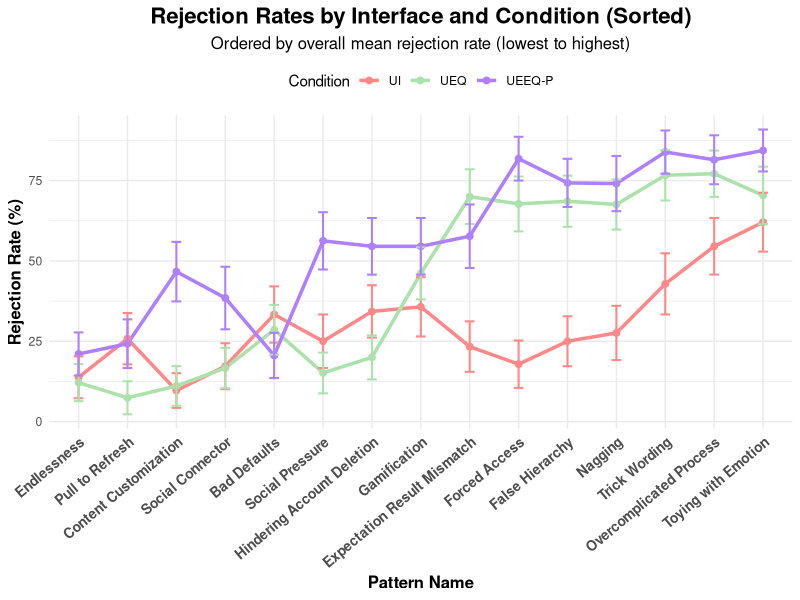

Reproduce this figure in R.
# Interface Rejection Trends by Condition (Sorted by Overall Rejection Rate)
# Line plot with error bars, pattern names as x-axis labels

library(dplyr)
library(ggplot2)
library(tidyr)

cat("=== CREATING INTERFACE REJECTION TRENDS LINE PLOT (SORTED) ===\n")

# Pattern names for each interface
pattern_names <- c(
  "Bad Defaults",           # UI 1
  "Content Customization",  # UI 2 
  "Endlessness",           # UI 3
  "Expectation Result Mismatch", # UI 4
  "False Hierarchy",       # UI 5
  "Forced Access",         # UI 6
  "Gamification",          # UI 7
  "Hindering Account Deletion", # UI 8
  "Nagging",               # UI 9
  "Overcomplicated Process", # UI 10
  "Pull to Refresh",       # UI 11
  "Social Connector",      # UI 12
  "Toying with Emotion",   # UI 13 - CORRECTED
  "Trick Wording",         # UI 14 - CORRECTED  
  "Social Pressure"        # UI 15 - CORRECTED
)

# Load data
data <- read.csv("results/three_condition_interface_data.csv")
data$rejection <- 1 - data$release_binary

# Calculate mean rejection rate and SE per interface × condition
summary_df <- data %>%
  group_by(interface, condition) %>%
  summarise(
    mean_rejection = mean(rejection),
    se_rejection = sd(rejection) / sqrt(n()),
    .groups = "drop"
  )

# Update condition names for mapping
summary_df$condition_new <- case_when(
  summary_df$condition == "RAW" ~ "UI",
  summary_df$condition == "UEQ" ~ "UEQ", 
  summary_df$condition == "UEQ+Autonomy" ~ "UEEQ-P",
  TRUE ~ summary_df$condition
)

# Set factor levels
summary_df$condition_new <- factor(summary_df$condition_new, levels = c("UI", "UEQ", "UEEQ-P"))

# Add pattern names
summary_df$pattern_name <- pattern_names[as.integer(gsub("ui", "", summary_df$interface))]

# Calculate overall mean rejection per interface (across all conditions)
overall_order <- summary_df %>%
  group_by(interface, pattern_name) %>%
  summarise(overall_mean = mean(mean_rejection), .groups = "drop") %>%
  arrange(overall_mean)

# Set factor levels for ordered plotting
summary_df$pattern_name <- factor(summary_df$pattern_name, levels = overall_order$pattern_name)

# Plot
p <- ggplot(summary_df, aes(x = pattern_name, y = mean_rejection * 100, group = condition_new, color = condition_new)) +
  geom_line(size = 1.2) +
  geom_point(size = 2) +
  geom_errorbar(aes(ymin = (mean_rejection - se_rejection) * 100, ymax = (mean_rejection + se_rejection) * 100),
                width = 0.2, size = 0.7) +
  scale_color_manual(values = c("UI" = "#FF8888", "UEQ" = "#ABE2AB", "UEEQ-P" = "#AE80FF"),
                     name = "Condition") +
  labs(
    title = "Rejection Rates by Interface and Condition (Sorted)",
    subtitle = "Ordered by overall mean rejection rate (lowest to highest)",
    x = "Pattern Name",
    y = "Rejection Rate (%)"
  ) +
  theme_minimal() +
  theme(
    axis.text.x = element_text(angle = 40, hjust = 1, size = 10, face = "bold"),
    axis.title.x = element_text(size = 12, face = "bold"),
    axis.title.y = element_text(size = 12, face = "bold"),
    plot.title = element_text(size = 16, face = "bold", hjust = 0.5),
    plot.subtitle = element_text(size = 12, hjust = 0.5),
    legend.position = "top"
  )

# Save
if(!dir.exists("plots")) dir.create("plots")
ggsave("plots/interface_rejection_trends_sorted.png", p, width = 14, height = 7, dpi = 300)

cat("✓ Plot saved: plots/interface_rejection_trends_sorted.png\n")
